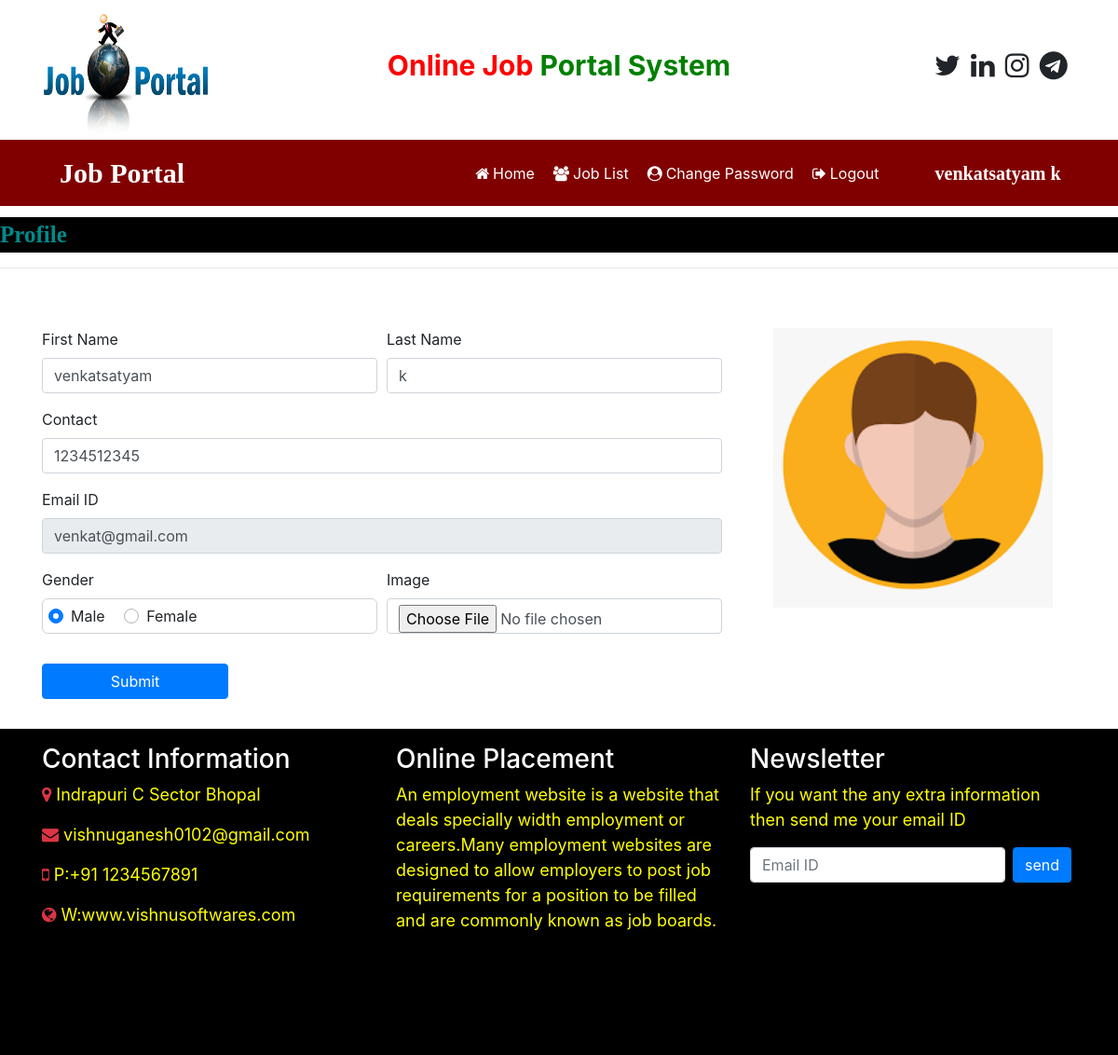
The page /user_home (signed in) on the database its author committed.
### job/models.py (models this page shows, shortened)
class StudentUser(models.Model):
    user = models.ForeignKey(User, on_delete=models.CASCADE)
    mobile = models.CharField(max_length=15, null=True )
    image = models.FileField( null=True )
    gender = models.CharField(max_length=10, null=True )
    type = models.CharField(max_length=15, null=True )

### job/views.py (the view, shortened to what this page needs)
# urls.py: path('user_home',user_home,name="user_home"),
def user_home(request):
    if not request.user.is_authenticated:
        return redirect('user_login')
    user = request.user
    student = StudentUser.objects.get(user=user)
    error =""
    d ={'student':student, 'error':error}
    return render(request, 'user_home.html',d)

### job/templates/user_home.html (shortened to what this page needs)
{% load static %}
{% block body%}
{% include 'user_navigation.html' %}
<marquee style="font-family: 'Monotype Corsiva'; font-size: 25px; color: darkcyan; background-color: black; font-weight: bold; margin-top: 1%;">
    Profile
</marquee>
<hr>
<div class="container">
    <div class="row">
        <div class="col-sm-8">
<form class=" mt-5" name="signup"  method="post"  enctype="multipart/form-data">
    <div class="form-row">
        <div class="form-group col-md-6" >
            <label>First Name</label>
            <input type="text" class="form-control" name="fname"  required value="{{student.user.first_name}}" >
        </div>
        <div class="form-group col-md-6" >
            <label>Last Name</label>
            <input type="text" class="form-control" name="lname" value="{{student.user.last_name}}" required>
        </div>
    </div>
    <div class="form-row">
        <div class="form-group col-md-12" >
            <label>Contact</label>
            <input type="text" class="form-control" name="contact" value="{{student.mobile}}"  required>
        </div>
    </div>
    <div class="form-row">
        <div class="form-group col-md-12" >
            <label>Email ID</label>
            <input type="email" class="form-control" name="email" value="{{student.user.username}}"  readonly required>
        </div>
    </div>
    <div class="form-row">
        <div class="form-group col-md-6" >
            <label>Gender</label>
             {% if student.gender == "Male" %}
            <div style="border:1px solid lightgrey; padding:6px; border-radius: 6px;">
            <div class="custom-control custom-radio custom-control-inline">
                <label class="custom-control-label" for="customRadioInline1">Male</label>
            </div>
            <div class="custom-control custom-radio custom-control-inline">
                <label class="custom-control-label" for="customRadioInline2">Female</label>
            </div>
            </div>
            {% endif %}
        </div>
        <div class="form-group col-md-6" >
            <label>Image</label>
            <input type="file" class="form-control" name="image" accept="image/*"  >
        </div>
    </div>
    <input type="submit" value="Submit" class="btn btn-primary my-3" style="width:200px;">
</form>
</div>
<div class="col-sm-4 mt-5 text-center">
  <img src="{{student.image.url}}" width="300px" height="300px">
</div>
</div>
</div>
{% include 'footer.html' %}
{% endblock %}

### job/templates/user_navigation.html (shortened to what this page needs)
<!DOCTYPE html>
<html>
    <head>
        {% load static %}
  <link rel="stylesheet" href="https://cdn.jsdelivr.net/npm/bootstrap@4.6.2/dist/css/bootstrap.min.css">
  <link rel="stylesheet" href="https://cdnjs.cloudflare.com/ajax/libs/font-awesome/4.7.0/css/font-awesome.min.css">
</head>
    <body>
        <div class="container">
            <div class="row">
                <div class="col-sm-3">
                    <img src="{% static 'images/job1.png' %}" style="width:180px ;height:150px";>
                </div>
                <div class="col-sm-6 mt-5 text-center">
                    <span style="font-weight: bold; font-size: 30px; ">
                        <span style="color:red">Online Job</span>
                        <span style="color:green">Portal System</span>
                    </span>
                </div>
                <div class="col-sm-3 mt-5" style="padding-left: 10%">
                    <span style="font-weight: bold; font-size:30px";>
                       <span>  <i class="fa fa-twitter pl-1"></i> </span>
                       <span>  <i class="fa fa-linkedin pl-1"></i> </span>
                       <span>  <i class="fa fa-instagram pl-1"></i> </span>
                       <span>  <i class="fa fa-telegram pl-1"></i> </span>
                    </span>
                </div>
            </div>
        </div>
        <nav class="navbar navbar-expand-sm" style="background-color: maroon;">
            <a class="navbar-brand text-white  pl-5 font-weight-bold " style="font-family: 'Monotype Corsiva'; font-size: 30px;">Job Portal</a>
            <ul class="navbar-nav">
                <li class="nav-item">
                    <a class="nav-link" href="{% url 'user_home' %}" style="margin-left: 288px;"><i class="fa fa-home mr-1"></i>Home</a>
                </li>
                <li class="nav-item">
                    <a class="nav-link" href="{%  url 'user_latestjobs' %}"><i class="fa fa-users mr-1"></i>Job List</a>
                </li>
                <li class="nav-item">
                    <a class="nav-link" href="{% url 'change_passworduser' %}"><i class="fa fa-user-circle mr-1"></i>Change Password</a>
                </li>
                <li class="nav-item">
                    <a class="nav-link" href="{% url 'Logout' %}"><i class="fa fa-sign-out mr-1"></i>Logout</a>
                </li>
            </ul>
            <a class="navbar-brand text-white  pl-5 font-weight-bold " style="font-family: 'Monotype Corsiva'; font-size: 20px;">{{request.user.first_name}} {{request.user.last_name}}</a>
        </nav>
    </body>
</html>

### job/templates/user_navigation.html (style rules this page uses)
.nav-link { color:white !important; margin-right:4px; }

### rows shown on the page
StudentUser: fname "venkatsatyam", lname "k", contact "1234512345", email "venkat@gmail.com", image (picture)

### other values the page prints
{{ request.user.first_name }} "venkatsatyam"
{{ request.user.last_name }} "k"
